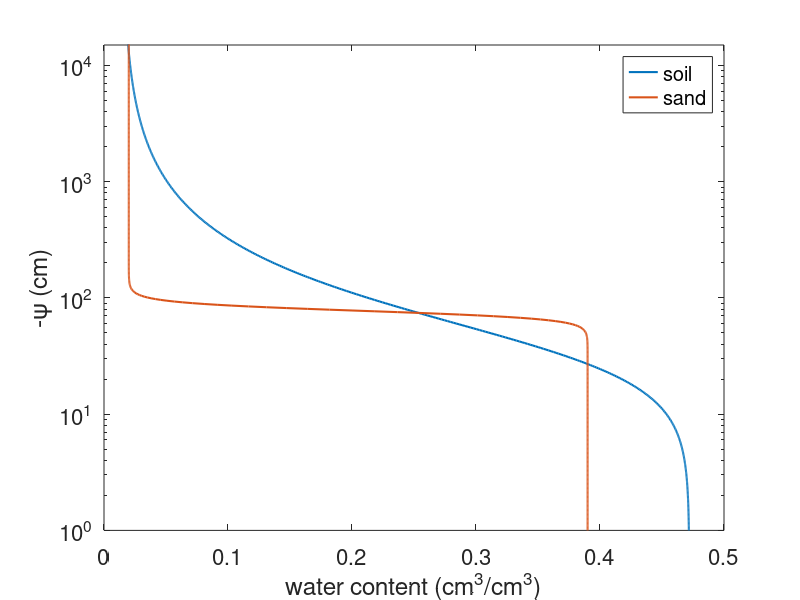

This figure's MATLAB source:
clear all; 
close all; 
fontsize = 16; 

%1= soil, 2= sand
ths = [0.472; 0.39]; 
thr = [0.015; 0.02]; 
alpha = [0.0271; 0.013]; 
n = [1.77; 12.7]; 
m = 1-1./n; 
ks = [100, 3000]; %cm d-1

names = {'soil', 'sand'}; 
h = logspace(0, 7, 1000).'; 
theta = zeros(size(h)); 

for hh = 1:size(thr,1)
    for ii = 1:size(h, 1) 
            theta(ii,hh) = thr(hh)+(ths(hh)-thr(hh))/(1+(alpha(hh)*h(ii))^n(hh))^m(hh); 
    end 
end

figure; 
for hh = 1:size(n,1) 
    tt(hh) = semilogy(theta(:,hh),h,'LineWidth',1.5); hold all; 
    ylim([10^0, 1.5*10^4]);  
    set(gca, 'ytick',logspace(0,4,5)); 
    set(gca, 'xlim', [0 0.5]);
    xlabel('water content (cm^3/cm^3)')
    ylabel('-\psi (cm)')
    set(gca, 'FontSize', fontsize); 
end
legend(tt, names)

